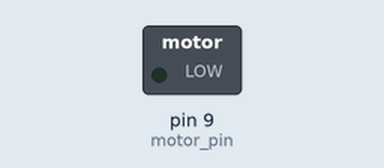
Bench run of a sketch on a simulated Arduino Uno, built with avr-gcc and run on an emulated ATmega328P. On the bench: switched loads named in the sketch (green lamp = pin HIGH).

Above: at 0.05 s.
At 2.4 s:
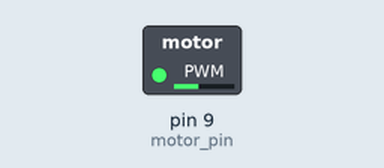
At 4.75 s:
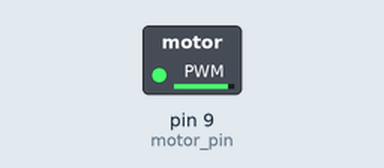
At 9.5 s:
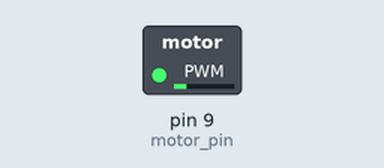
Timing chart, 0 to 13.0 s (numbered marks = the images above):
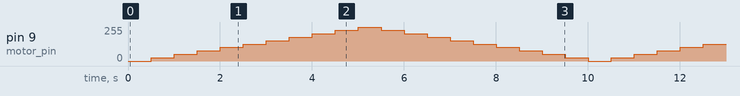

The sketch:

q4.5.ino
```cpp
int motor_pin = 9;
int led_pin = 13;

void forward(int power)
{
    analogWrite(motor_pin, power);
}

void setup()
{
    Serial.begin(9600);
    pinMode(motor_pin, OUTPUT);
}

void loop()
{
    int i;
    for (i = 0; i <= 10; i++)
    {
        forward(i * 0.1 * 255);
        delay(500);
    }
    for (i = 9; i > 0; i--)
    {
        forward(i * 0.1 * 255);
        delay(500);
    }
}
```
